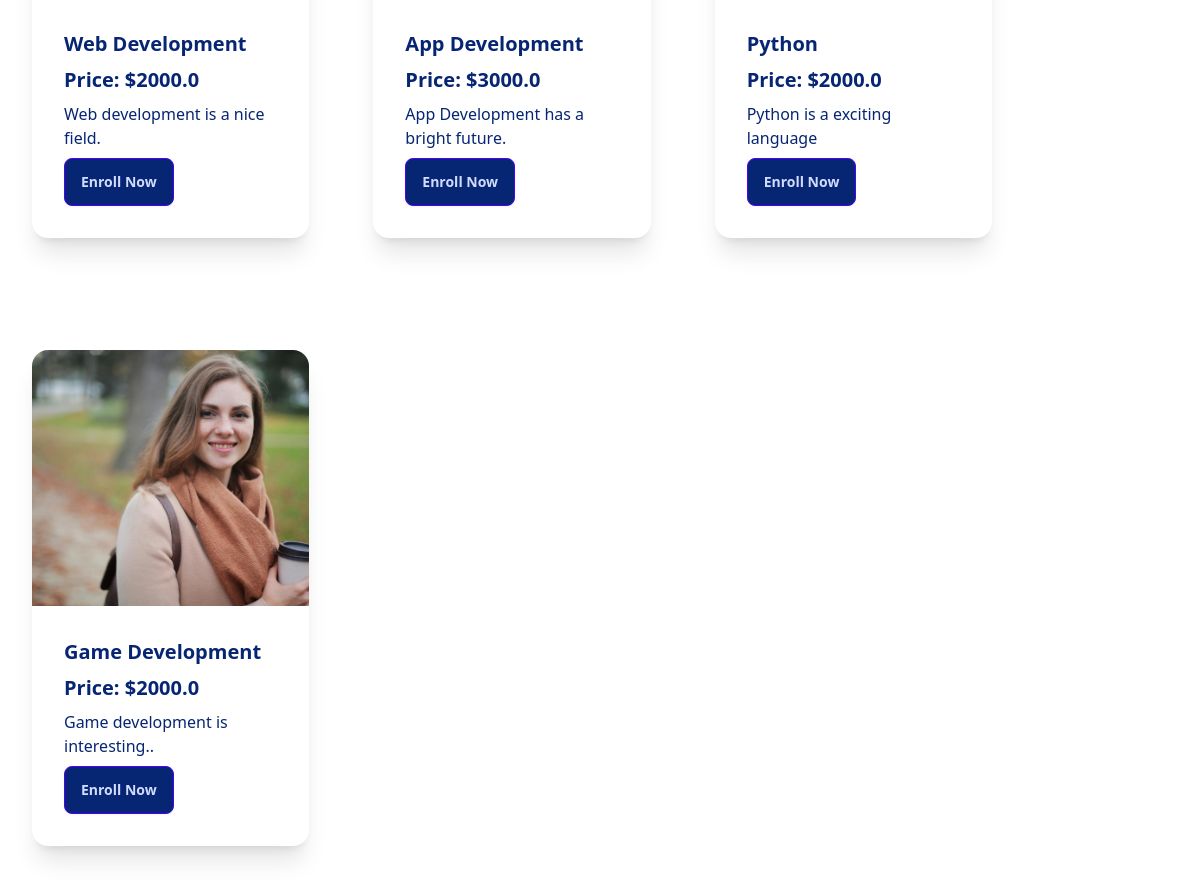
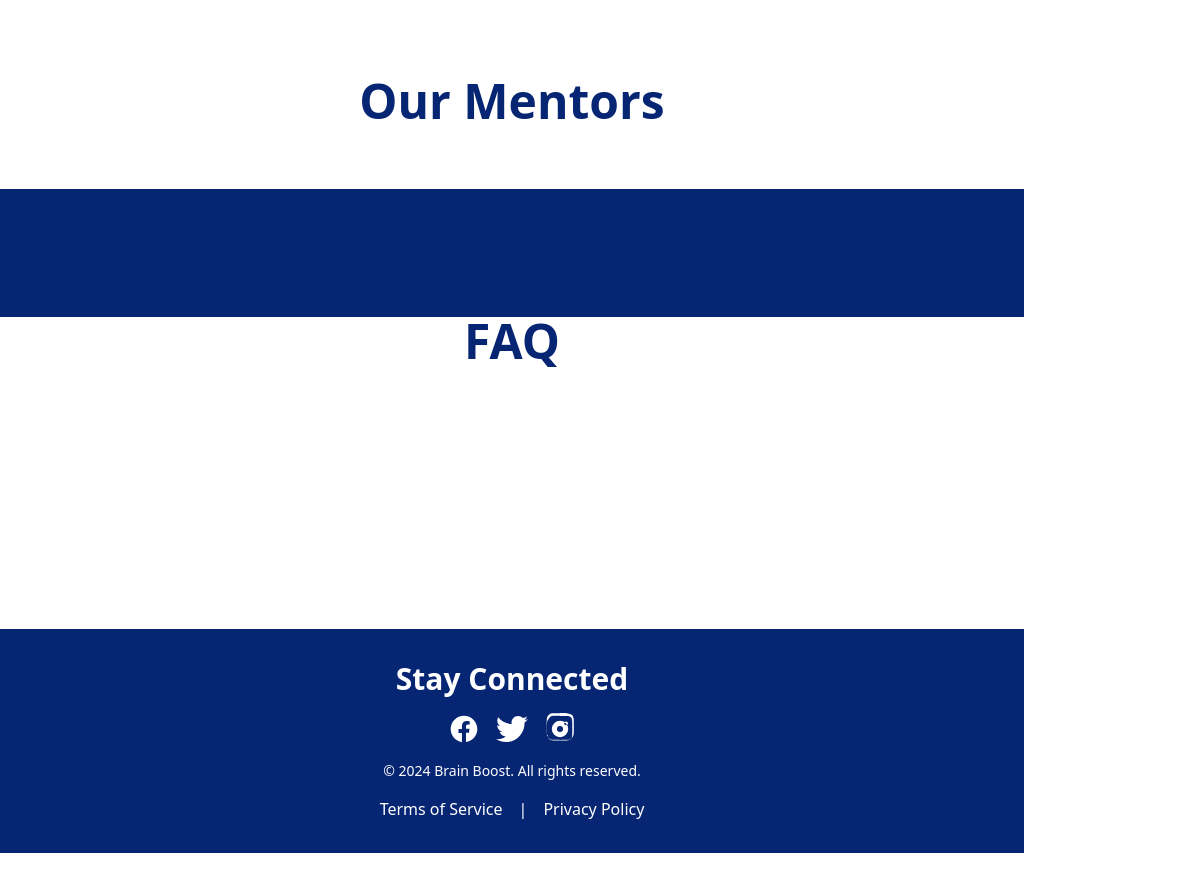
/ (lower part), run on an earlier commit of the app's database (2 pictures, top to bottom).
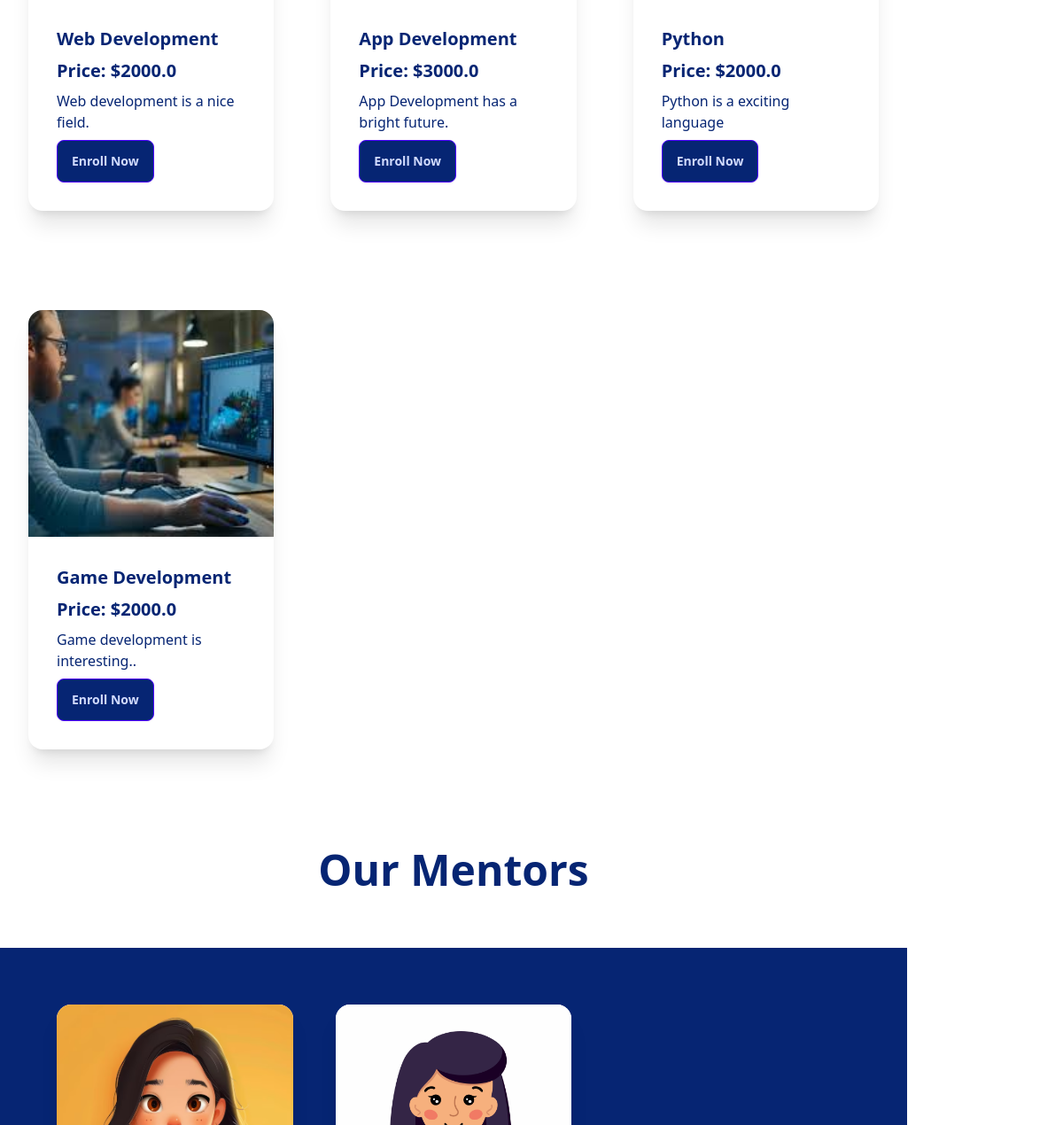
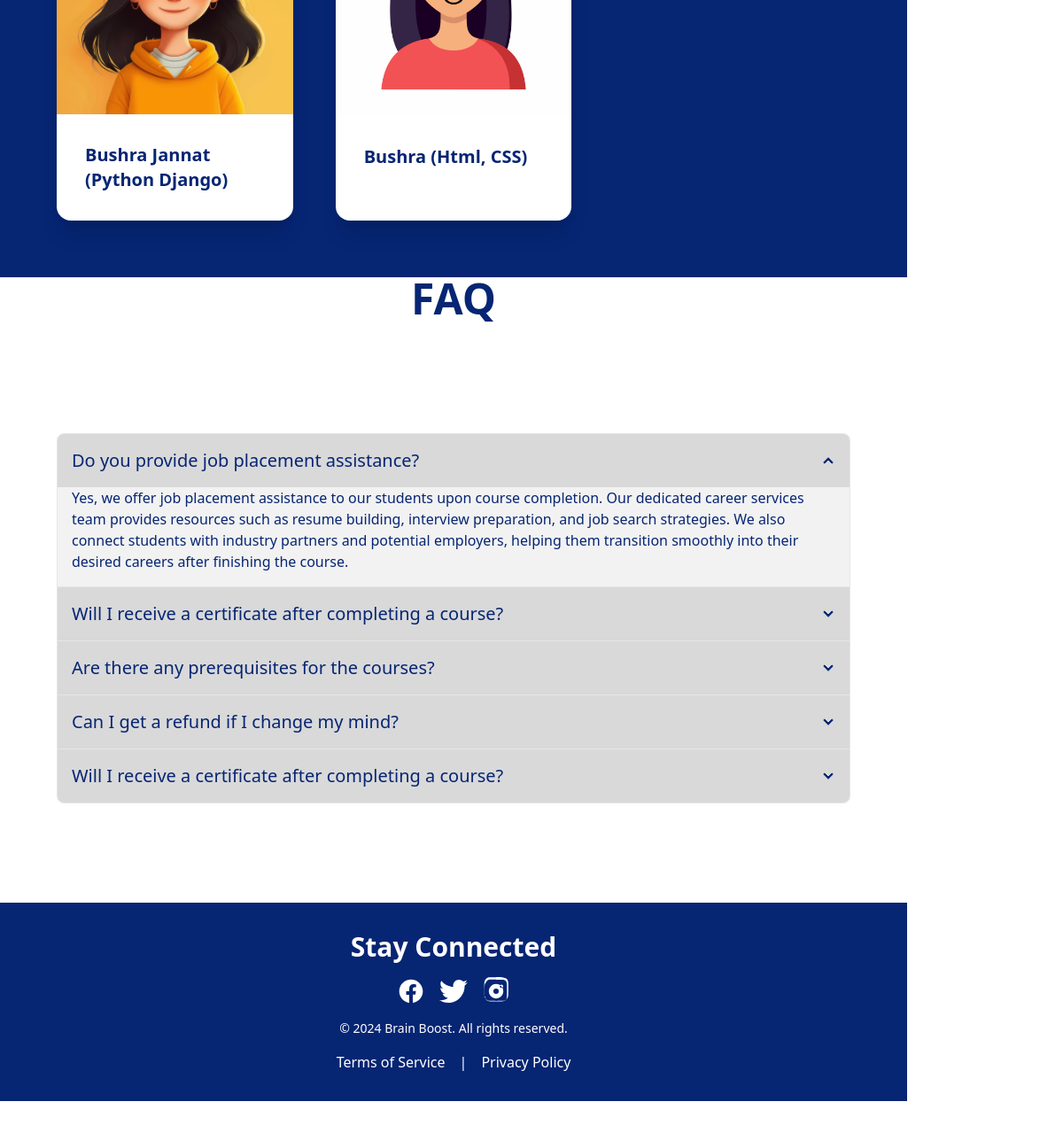
And on a later commit of the database (2 pictures, top to bottom).
### myapp/models.py (models this page shows, shortened)
class Courses(models.Model):
    title = models.CharField(max_length=100)
    price = models.FloatField()
    image = models.ImageField(upload_to='courses')
    description = models.TextField()

class Mentor(models.Model):
    name = models.CharField(max_length=100)
    expertise = models.CharField(max_length=100)
    image = models.ImageField(upload_to='images/')  # Ensure you have media settings configured
    bio = models.TextField(blank=True, null=True)

class FAQ(models.Model):
    question = models.CharField(max_length=255)
    answer = models.TextField()

### myapp/views.py (the view)
# urls.py: path('', views.homeview, name = 'index'),
def homeview(request):
    username = request.session.get('username')
    user_id = request.session.get('user_id')
    mentors = Mentor.objects.all()
    courses = Courses.objects.all()
    faqs = FAQ.objects.all()  # Fetch FAQs
    context = {
        'username': username,
        'user_id': user_id,
        'mentors': mentors,
        'courses': courses,
        'faqs': faqs  # Add FAQs to context
    }
    return render(request, 'index.html', context)

### myapp/templates/index.html (shortened to what this page needs)
{% load static %}
<!DOCTYPE html>
<html lang="en" data-theme="light">
<head>
    <script src="https://cdn.tailwindcss.com"></script>
    <link href="https://cdn.jsdelivr.net/npm/daisyui@4.12.10/dist/full.min.css" rel="stylesheet" type="text/css" />
</head>
<body class="md:container mb-12 text-[#062573]">
    <main>
<section class="grid grid-cols-1 md:grid-cols-3 gap-16 py-16 mx-8">
    {% for course in courses %}
    <div class="card bg-base-100 w-full shadow-xl mb-12">
        <figure class="h-64 w-full">
            <img src="{{ course.image.url }}" alt="{{ course.title }}" class="w-full h-full object-cover" />
        </figure>
        <div class="card-body">
            <h2 class="card-title font-bold">{{ course.title }}</h2>
            <p class="text-xl font-semibold text-[#062573]">Price: ${{ course.price }}</p>
            <p>{{ course.description }}</p>
            {% if user.is_authenticated %}
            <a href="{% url 'payment' course.title|slugify %}">
                <button class="btn btn-primary bg-[#062573]">Enroll Now</button>
            </a>
            {% else %}
            <a href="{% url 'login' %}">
                <button class="btn btn-primary bg-[#062573]">Enroll Now</button>
            </a>
            {% endif %}
        </div>
    </div>
    {% endfor %}
</section>
    </main>
    <h2 class="text-5xl text-center mb-16 font-bold">Our Mentors</h2>
<section class="grid grid-cols-1 md:grid-cols-3 gap-12 bg-[#062573] p-16 text-white">
    {% for mentor in mentors %}
    <div class="card bg-base-100 w-full shadow-xl">
        <figure>
            <img src="{{ mentor.image.url }}" alt="{{ mentor.name }}" />
        </figure>
        <div class="card-body">
            <a href="payment.html">
                <h2 class="card-title font-bold text-[#062573]">{{mentor.name}} ({{mentor.expertise}})</h2>
            </a>
        </div>
    </div>
    {% endfor %}
</section>
    <h2 class="text-5xl text-center font-bold mb-16">FAQ</h2>
<section class="mb-12 p-16">
    <div class="join join-vertical w-full">
        {% for faq in faqs %}
        <div class="collapse collapse-arrow join-item border-base-300 border">
            <label for="faq-{{ forloop.counter }}" class="collapse-title text-xl font-medium bg-[#D9D9D9]">{{ faq.question }}</label>
            <div class="collapse-content bg-[#F2F2F2]">
                <p>{{ faq.answer }}</p>
            </div>
        </div>
        {% endfor %}
    </div>
</section>
<footer class="bg-[#062573] text-white py-8">
    <div class="container mx-auto text-center">
        <h2 class="text-3xl font-bold mb-4">Stay Connected</h2>
        <div class="flex justify-center space-x-4 mb-4">
            <a href="https://www.facebook.com" target="_blank" class="text-white hover:text-gray-300">
            </a>
            <a href="https://www.twitter.com" target="_blank" class="text-white hover:text-gray-300">
            </a>
            <a href="https://www.instagram.com" target="_blank" class="text-white hover:text-gray-300">
            </a>
        </div>
        <p class="text-sm mb-4">© 2024 Brain Boost. All rights reserved.</p>
        <div class="flex justify-center space-x-4">
            <a href="" class="text-white hover:text-gray-300">Terms of Service</a>
            <span>|</span>
            <a href="" class="text-white hover:text-gray-300">Privacy Policy</a>
        </div>
    </div>
</footer>
</body>
</html>

What changed in the data, as far as the page shows it:
changed Courses "Game Development": image: a different picture
added Mentor: image (picture), name "Bushra Jannat", expertise "Python Django"
added Mentor: image (picture), name "Bushra", expertise "Html, CSS"
added FAQ: question "Do you provide job placement assistance?", answer "Yes, we offer job placement assistance to our students upon course completion. Our dedicated career services team provides resources such as resume building, interview preparation, and job search strategies. We also connect students with industry partners and potential employers, helping them transition smoothly into their desired careers after finishing the course."
added FAQ: question "Will I receive a certificate after completing a course?"
added FAQ: question "Are there any prerequisites for the courses?"
added FAQ: question "Can I get a refund if I change my mind?"
added FAQ: question "Will I receive a certificate after completing a course?"
